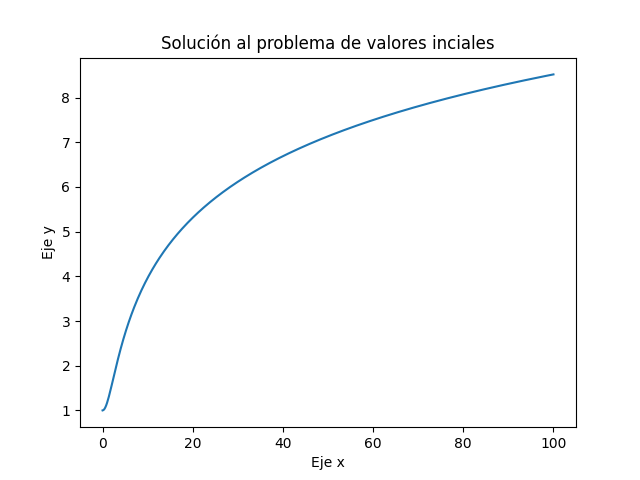

Source code (Python):
#! /usr/bin/env python3

#import math para poder escribir e^(-y)
import math
import matplotlib.pyplot as plt
from scipy.integrate import odeint
import numpy as np

def dy_dx(y, x):
	return x*math.exp(-y)

xs = np.linspace(0,100,500)
y0 = 1.0 #Condición inicial
ys = odeint(dy_dx, y0, xs)
ys = np.array(ys).flatten()

#Nombre del gráfico
plt.title('Solución al problema de valores inciales')

#Graficamos la solución
plt.rcParams.update({'font.size': 14})
plt.xlabel("Eje x")
plt.ylabel("Eje y")
plt.plot(xs, ys)
plt.savefig('Ejercicio11')
plt.show()
